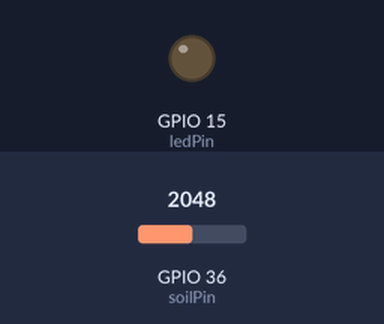
Bench run of a sketch on a simulated ESP32. Shown: output pins drawn as LEDs (lit = HIGH). The inputs (shaded band) are chosen by the test bench; at power-on: GPIO 36 (soilPin) = 2048. WiFi joins after 1.5 s; servers stay silent unless stated; the local clock reads 2024-03-15 10:24:30 at power-on unless the sketch sets it; what the sketch prints to the serial monitor is not drawn.

Above: at 0.1 s.
At 1.6 s:
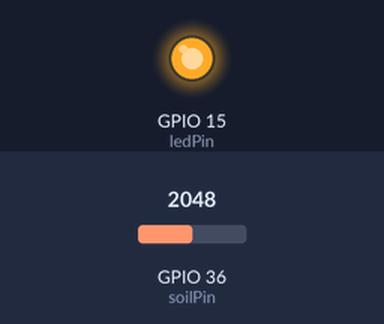
Timing chart, 0 to 3.1 s (numbered marks = the images above):
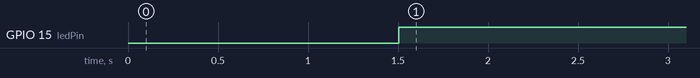

The sketch:

iot_realtime_esp32.ino
```cpp
#include <Arduino.h>
#include <WiFi.h>
#include <Firebase_ESP_Client.h>
#include <TimeLib.h>

#include "addons/TokenHelper.h"
#include "addons/RTDBHelper.h"

const char* ssid = "<your ssid>";
const char* password = "<your wifi password>";

#define DATABASE_URL "iot-soil-moisture-a01d1-default-rtdb.asia-southeast1.firebasedatabase.app"
#define API_KEY "AIzaSyDm_4T2Ipv4CJio1sx1-iXlKbmgr-QqB4I"

const char* USER_EMAIL = "example@gmail.com";
const char* USER_PASSWORD = "123456";

const int soilPin = A0; // Define GPIO pin 15 for analog input (ADC channel A3)
const int ledPin = 15;   // GPIO pin number for relay control
int ledCount = 0;       // Counter for LED activations
bool ledOn = false;     // Flag to track LED state
const int MAX_READINGS = 5; // Maximum number of moisture readings to store per month
float moistureReadings[MAX_READINGS]; // Array to store moisture readings

FirebaseData fbdo;
FirebaseAuth auth;
FirebaseConfig config;
unsigned long sendDataPrevMillis = 0;
int count = 0;
bool signupOK = false;

void setTime() {
  configTime(0, 0, "pool.ntp.org"); // Set the time zone and NTP server
  while (!time(nullptr)) { // Wait until time is set
    delay(1000);
  }
}

void setup() {
  setTime(); // Set the current time
  pinMode(ledPin, OUTPUT);
  Serial.begin(115200);
  WiFi.begin(ssid, password);
  Serial.print("Connecting to Wi-Fi");
  while (WiFi.status() != WL_CONNECTED) {
    Serial.print(".");
    delay(300);
  }
  Serial.println();
  Serial.print("Connected with IP: ");
  Serial.println(WiFi.localIP());
  Serial.println();

  config.api_key = API_KEY;
  config.database_url = DATABASE_URL;

  if (Firebase.signUp(&config, &auth, "", "")) {
    Serial.println("ok");
    signupOK = true;
  } else {
    Serial.printf("%s\n", config.signer.signupError.message.c_str());
  }

  auth.user.email = USER_EMAIL;
  auth.user.password = USER_PASSWORD;

  config.token_status_callback = tokenStatusCallback; //see addons/TokenHelper.h
  Firebase.begin(&config, &auth);
  Firebase.reconnectWiFi(true);
}

void loop() {
  unsigned long currentMillis = millis(); // Declare currentMillis variable
  if (Firebase.ready() && signupOK && (currentMillis - sendDataPrevMillis > 10000 || sendDataPrevMillis == 0)) {
    sendDataPrevMillis = currentMillis;

    int sensor_analog = analogRead(soilPin);
    Serial.print("Raw Analog Reading: ");
    float moisturePercentage = (100.0 - ((float)sensor_analog / 4095.0) * 100.0);
    Serial.println(moisturePercentage);

    // Get current time
    time_t now = time(nullptr);
    struct tm timeinfo;
    localtime_r(&now, &timeinfo);

    // Build the path with year and month


    // Turn LED on/off based on moisture level
    if (moisturePercentage > 10.0 && !ledOn) {
      digitalWrite(ledPin, HIGH);
      ledOn = true;
      ledCount++; // Increment LED count
    } else if (moisturePercentage < 5.0 && ledOn) {
      digitalWrite(ledPin, LOW);
      ledOn = false;
    }


   char path[50];
   sprintf(path, "/", timeinfo.tm_year + 1900, monthShortStr(timeinfo.tm_mon + 1));

    // Send moisture percentage to Firebase
    if (Firebase.RTDB.setFloat(&fbdo, String(path) + "moisturePercentage", moisturePercentage) && Firebase.RTDB.setFloat(&fbdo, String(path) + "MotorON", ledCount)) {
      Serial.println("PASSED: Moisture Percentage");
    } else {
      Serial.println("FAILED: Moisture Percentage");
      Serial.println("REASON: " + fbdo.errorReason());
    }
    // Store data in the 'data' document as a map
    char dataPath[50];
    sprintf(dataPath, "/data/%04d/%s", timeinfo.tm_year + 1900, monthShortStr(timeinfo.tm_mon + 1));
    FirebaseJson json;
    json.add("MotorON", ledCount);
    json.add("averageMositure", moisturePercentage);
    json.add("date", String(timeinfo.tm_mday) + "-" + monthShortStr(timeinfo.tm_mon + 1) + "-" + String(timeinfo.tm_year + 1900));
    if (Firebase.RTDB.setJSON(&fbdo, dataPath, &json)) {
      Serial.println("Data stored in 'data' document");
    } else {
      Serial.println("Failed to store data in 'data' document");
    }


  }
}
```

Measured:
- by itself, GPIO 15 (ledPin): LOW → HIGH at 1.5 s
